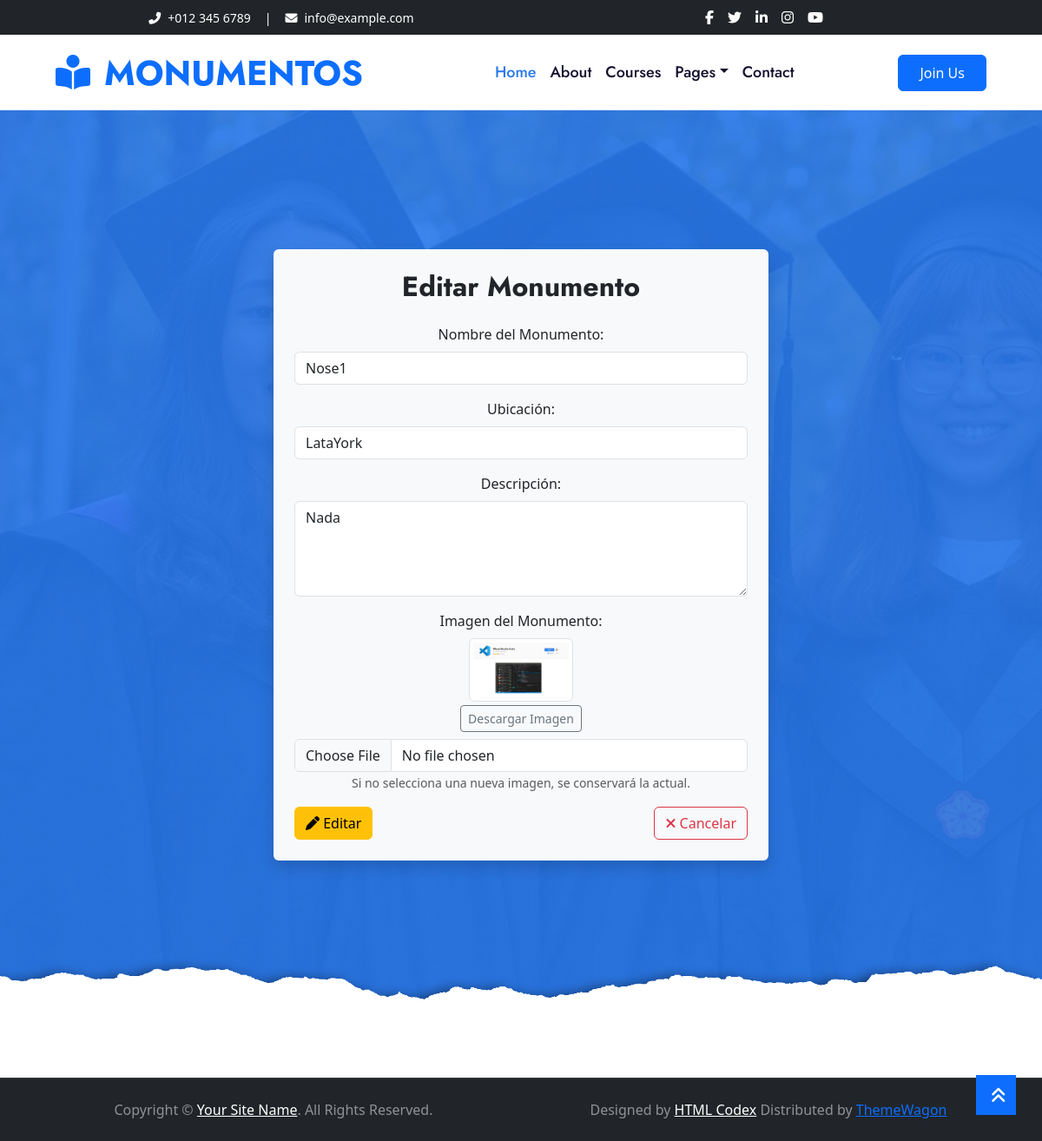
The app's page /editar_monumento/3/ with its own data.
### Aplicaciones/SistemaMonumento/models.py (models this page shows)
class Monumento(models.Model):
    nombre = models.CharField(max_length=100)
    ubicacion = models.CharField(max_length=200)
    descripcion = models.TextField(blank=True, null=True)
    imagen = models.ImageField(upload_to='monumentos/', blank=True, null=True)

### Aplicaciones/SistemaMonumento/views.py (the view)
# urls.py: path('editar_monumento/<int:id>/', views.editar_monumento, name='editar_monumento'),
def editar_monumento(request, id):
    monumento = get_object_or_404(Monumento, id=id)
    return render(request, "editarMonumento.html", {'monumentoEditar': monumento})

### Aplicaciones/SistemaMonumento/templates/editarMonumento.html (shortened to what this page needs)
{% extends './plantilla.html' %}
{% block contenido %}
<div class="row">
    <div class="col-md-3"></div>
    <div class="col-md-6 bg-light p-4 rounded shadow">
        <h2 class="text-center mb-4">Editar Monumento</h2>
        <form action="/procesar_edicion_monumento/" method="post" enctype="multipart/form-data">
            <div class="mb-3">
                <label for="nombre" class="form-label">Nombre del Monumento:</label>
                <input class="form-control" type="text" name="nombre" id="nombre" value="{{ monumentoEditar.nombre }}">
            </div>
            <div class="mb-3">
                <label for="ubicacion" class="form-label">Ubicación:</label>
                <input class="form-control" type="text" name="ubicacion" id="ubicacion" value="{{ monumentoEditar.ubicacion }}">
            </div>
            <div class="mb-3">
                <label for="descripcion" class="form-label">Descripción:</label>
                <textarea class="form-control" name="descripcion" id="descripcion" rows="4">{{ monumentoEditar.descripcion }}</textarea>
            </div>
            <div class="mb-3">
                <label for="imagen" class="form-label">Imagen del Monumento:</label><br>
                {% if monumentoEditar.imagen %}
                    <div class="mb-2">
                        <a href="{{ monumentoEditar.imagen.url }}" target="_blank">
                            <img src="{{ monumentoEditar.imagen.url }}" class="img-thumbnail" width="120" alt="Imagen actual">
                        </a><br>
                        <a href="{{ monumentoEditar.imagen.url }}" download class="btn btn-sm btn-outline-secondary mt-1">Descargar Imagen</a>
                    </div>
                {% endif %}
                <input type="file" class="form-control" name="imagen" id="imagen" accept="image/*">
                <small class="text-muted">Si no selecciona una nueva imagen, se conservará la actual.</small>
            </div>
            <div class="d-flex justify-content-between">
                <button type="submit" class="btn btn-warning">
                    <i class="fa fa-pen"></i> Editar
                </button>
                <a href="/" class="btn btn-outline-danger">
                    <i class="fa fa-times"></i> Cancelar
                </a>
            </div>
        </form>
    </div>
    <div class="col-md-3"></div>
</div>
{% endblock %}

### records on screen
Monumento: nombre "Nose1", ubicacion "LataYork", descripcion "Nada", imagen (picture)
